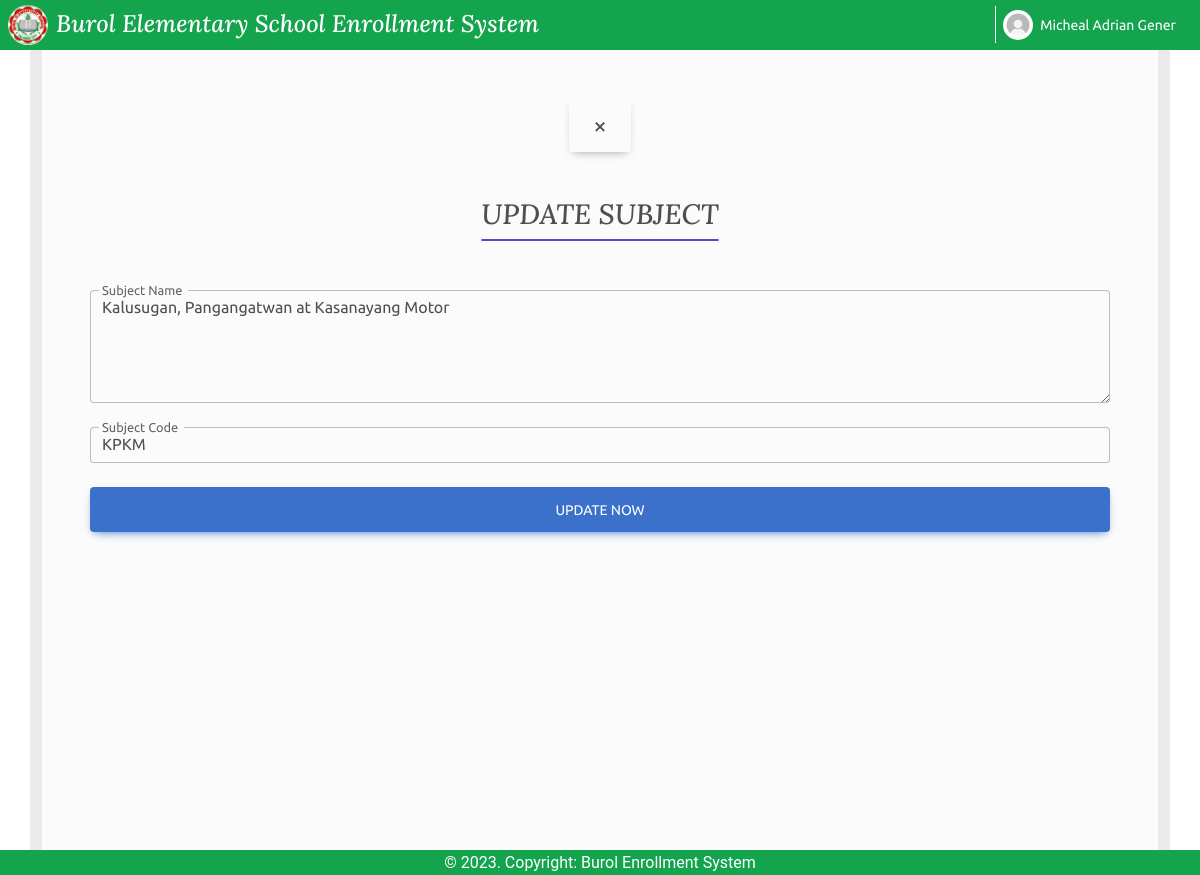
The page /update/subject_update.php?UPDATE_SUBJECT_BY_ID=401 (signed in) on the database its author committed.
### tables this page shows
CREATE TABLE `tbl_subjects` (
  `SUBJECT_ID` int(11) NOT NULL,
  `SUBJECT_NAME` varchar(50) NOT NULL,
  `SUBJECT_CODE` varchar(20) NOT NULL
);

### class/dbConnection.php (called while the page is built, shortened)
<?php
class DbConfig {
    private $servername = "localhost";
    private $username = "root";
    private $password = "";
    private $dbname = "enroll";
    public function getConnection() {
        $conn = new mysqli(
            $this->servername,
            $this->username,
            $this->password,
            $this->dbname);
            return $conn;
    }
}
?>

### class/pre_register_class.php (called while the page is built, shortened)
<?php
require "dbConnection.php";
class PreRegisterConfig extends DbConfig {
    public function __construct() {
        $this->conn = $this->getConnection();
    }
}
?>

### class/subject_class.php (called while the page is built, shortened)
<?php
class SubjectConfig extends EnrolleConfig {
    public function select_subject_to_update($subject_id) {
        $sqlSelect = "SELECT * FROM tbl_subjectS WHERE SUBJECT_ID = ?";
		$stmtSelect = $this->conn->prepare($sqlSelect);
		$stmtSelect->bind_param("i", $subject_id);
		$stmtSelect->execute();
		$resultSelect = $stmtSelect->get_result();
		while ($rowSelect =$resultSelect->fetch_assoc()) {
			return $rowSelect;
		}
    }
}
?>

### update/subject_update.php (the view, shortened to what this page needs)
<?php
require_once "../class/subject_class.php";
$subject = new SubjectConfig();
if ($_SERVER['REQUEST_METHOD'] == 'GET') {
    $subject_id = $_GET["UPDATE_SUBJECT_BY_ID"];
    $row = $subject->select_subject_to_update($subject_id);
    $subject_name = $row["SUBJECT_NAME"];
    $subject_code = $row["SUBJECT_CODE"];
}
?>
<!DOCTYPE html>
<html lang="en">
<head>
    <link rel="stylesheet" href="../css/style.css">
    <link rel="stylesheet" href="../css/update.css">
    <link rel="stylesheet" href="../icons/css/all.min.css">
    <link rel="stylesheet" href="../fonts/fonts.css">
</head>
<body>
    <header>
        <?php include "../includes/navbar.php"; ?>
    </header>
    <div class="container m-auto">
        <div class="appointment-form bg-light h-100 p-5">
            <div class="update-header">
                <p class="btn" onclick="close_update_for_subject()">&times;</p>
                <h3>UPDATE SUBJECT</h3>
            </div>
            <br><br>
            <form action="" method="post" id="updateForm">
                <div class="form-outline mb-4">
                    <textarea class="form-control" id="form6Example7" name="subject-name" rows="4"><?= $subject_name; ?></textarea>
                    <label class="form-label" for="form6Example7">Subject Name</label>
                </div>
                <div class="form-outline mb-4">
                    <input type="text" id="subject-code" name="subject-code" class="form-control" value="<?= $subject_code; ?>"  />
                    <label class="form-label" for="subject-code">Subject Code</label>
                </div>
                <input type="submit" class="btn btn-primary btn-lg btn-block mb-4 mt-4" value="Update Now" name="submit">
            </form>
        </div>
    </div>
    <?php include "../includes/footer.php"; ?>
</body>
</html>

### css/style.css (style rules this page uses)
:root { --green: #14A44D; }
body { min-height: 100vh; height: 100%; }
header { background-color: var(--green); padding: .3em 0; align-items: center; }

### css/update.css (style rules this page uses)
.container { padding: 0; margin: 0; margin: auto; font-size: 16px; height: 100%; border: 0px none #050505; background: #eaeaea; font-family: 'Ubuntu', sans-serif; }
body { background-image: url("../images/background.jpg"); background-repeat: no-repeat; background-size: cover; }
.appointment-form { min-height: 100vh; }
.appointment-form { padding: 15px; }
.update-header { text-align: center; }
.appointment-form h3 { font-family: 'Lora', sans-serif; text-decoration: underline rgb(78, 78, 196); text-underline-offset: 15px; padding-top: 30px; }
.appointment-form p { font-size: 1.5rem; }

### rows shown on the page
tbl_subjects: subject-name "Kalusugan, Pangangatwan at Kasanayang Motor", subject-code "KPKM"

### other values the page prints
$_SESSION["firstname"] "Micheal Adrian"
$_SESSION["lastname"] "Gener"
